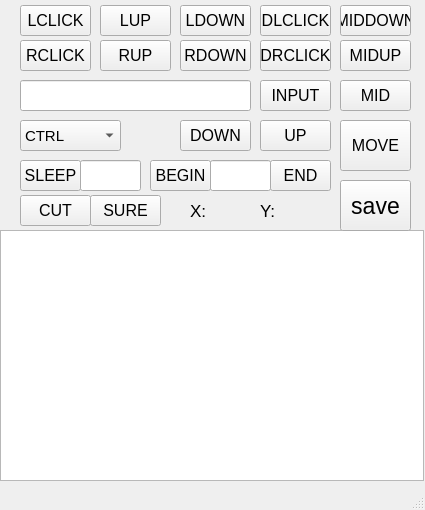
<?xml version="1.0" encoding="UTF-8"?>
<ui version="4.0">
 <class>MainWindow</class>
 <widget class="QMainWindow" name="MainWindow">
  <property name="geometry">
   <rect>
    <x>0</x>
    <y>0</y>
    <width>425</width>
    <height>510</height>
   </rect>
  </property>
  <property name="minimumSize">
   <size>
    <width>425</width>
    <height>510</height>
   </size>
  </property>
  <property name="maximumSize">
   <size>
    <width>425</width>
    <height>510</height>
   </size>
  </property>
  <property name="windowTitle">
   <string>MainWindow</string>
  </property>
  <widget class="QWidget" name="centralWidget">
   <widget class="QPushButton" name="pushButton">
    <property name="geometry">
     <rect>
      <x>20</x>
      <y>5</y>
      <width>71</width>
      <height>31</height>
     </rect>
    </property>
    <property name="font">
     <font>
      <pointsize>12</pointsize>
     </font>
    </property>
    <property name="text">
     <string>LCLICK</string>
    </property>
   </widget>
   <widget class="QPushButton" name="pushButton_2">
    <property name="geometry">
     <rect>
      <x>100</x>
      <y>5</y>
      <width>71</width>
      <height>31</height>
     </rect>
    </property>
    <property name="font">
     <font>
      <pointsize>12</pointsize>
     </font>
    </property>
    <property name="text">
     <string>LUP</string>
    </property>
   </widget>
   <widget class="QPushButton" name="pushButton_3">
    <property name="geometry">
     <rect>
      <x>180</x>
      <y>5</y>
      <width>71</width>
      <height>31</height>
     </rect>
    </property>
    <property name="font">
     <font>
      <pointsize>12</pointsize>
     </font>
    </property>
    <property name="text">
     <string>LDOWN</string>
    </property>
   </widget>
   <widget class="QPushButton" name="pushButton_4">
    <property name="geometry">
     <rect>
      <x>180</x>
      <y>40</y>
      <width>71</width>
      <height>31</height>
     </rect>
    </property>
    <property name="font">
     <font>
      <pointsize>12</pointsize>
     </font>
    </property>
    <property name="text">
     <string>RDOWN</string>
    </property>
   </widget>
   <widget class="QPushButton" name="pushButton_5">
    <property name="geometry">
     <rect>
      <x>20</x>
      <y>40</y>
      <width>71</width>
      <height>31</height>
     </rect>
    </property>
    <property name="font">
     <font>
      <pointsize>12</pointsize>
     </font>
    </property>
    <property name="text">
     <string>RCLICK</string>
    </property>
   </widget>
   <widget class="QPushButton" name="pushButton_6">
    <property name="geometry">
     <rect>
      <x>100</x>
      <y>40</y>
      <width>71</width>
      <height>31</height>
     </rect>
    </property>
    <property name="font">
     <font>
      <pointsize>12</pointsize>
     </font>
    </property>
    <property name="text">
     <string>RUP</string>
    </property>
   </widget>
   <widget class="QPushButton" name="pushButton_7">
    <property name="geometry">
     <rect>
      <x>260</x>
      <y>40</y>
      <width>71</width>
      <height>31</height>
     </rect>
    </property>
    <property name="font">
     <font>
      <pointsize>12</pointsize>
     </font>
    </property>
    <property name="text">
     <string>DRCLICK</string>
    </property>
   </widget>
   <widget class="QPushButton" name="pushButton_8">
    <property name="geometry">
     <rect>
      <x>260</x>
      <y>5</y>
      <width>71</width>
      <height>31</height>
     </rect>
    </property>
    <property name="font">
     <font>
      <pointsize>12</pointsize>
     </font>
    </property>
    <property name="text">
     <string>DLCLICK</string>
    </property>
   </widget>
   <widget class="QPushButton" name="pushButton_9">
    <property name="geometry">
     <rect>
      <x>340</x>
      <y>120</y>
      <width>71</width>
      <height>51</height>
     </rect>
    </property>
    <property name="font">
     <font>
      <pointsize>12</pointsize>
     </font>
    </property>
    <property name="text">
     <string>MOVE</string>
    </property>
   </widget>
   <widget class="QLineEdit" name="lineEdit">
    <property name="geometry">
     <rect>
      <x>20</x>
      <y>80</y>
      <width>231</width>
      <height>31</height>
     </rect>
    </property>
    <property name="font">
     <font>
      <pointsize>12</pointsize>
     </font>
    </property>
   </widget>
   <widget class="QPushButton" name="pushButton_10">
    <property name="geometry">
     <rect>
      <x>260</x>
      <y>80</y>
      <width>71</width>
      <height>31</height>
     </rect>
    </property>
    <property name="font">
     <font>
      <pointsize>12</pointsize>
     </font>
    </property>
    <property name="text">
     <string>INPUT</string>
    </property>
   </widget>
   <widget class="QComboBox" name="choose">
    <property name="geometry">
     <rect>
      <x>20</x>
      <y>120</y>
      <width>101</width>
      <height>31</height>
     </rect>
    </property>
    <property name="font">
     <font>
      <pointsize>11</pointsize>
     </font>
    </property>
    <item>
     <property name="text">
      <string>CTRL</string>
     </property>
    </item>
    <item>
     <property name="text">
      <string>SHIFT</string>
     </property>
    </item>
    <item>
     <property name="text">
      <string>ENTER</string>
     </property>
    </item>
    <item>
     <property name="text">
      <string>TAB</string>
     </property>
    </item>
    <item>
     <property name="text">
      <string>BACKSPACE</string>
     </property>
    </item>
    <item>
     <property name="text">
      <string>ALT</string>
     </property>
    </item>
    <item>
     <property name="text">
      <string>UP</string>
     </property>
    </item>
    <item>
     <property name="text">
      <string>DOWN</string>
     </property>
    </item>
    <item>
     <property name="text">
      <string>LEFT</string>
     </property>
    </item>
    <item>
     <property name="text">
      <string>RIGHT</string>
     </property>
    </item>
    <item>
     <property name="text">
      <string>HOME</string>
     </property>
    </item>
    <item>
     <property name="text">
      <string>PGUP</string>
     </property>
    </item>
    <item>
     <property name="text">
      <string>PGDN</string>
     </property>
    </item>
    <item>
     <property name="text">
      <string>END</string>
     </property>
    </item>
    <item>
     <property name="text">
      <string>CAPSLOCK</string>
     </property>
    </item>
    <item>
     <property name="text">
      <string>DEL</string>
     </property>
    </item>
    <item>
     <property name="text">
      <string>ESC</string>
     </property>
    </item>
    <item>
     <property name="text">
      <string>F1</string>
     </property>
    </item>
    <item>
     <property name="text">
      <string>F2</string>
     </property>
    </item>
    <item>
     <property name="text">
      <string>F3</string>
     </property>
    </item>
    <item>
     <property name="text">
      <string>F4</string>
     </property>
    </item>
    <item>
     <property name="text">
      <string>F5</string>
     </property>
    </item>
    <item>
     <property name="text">
      <string>F6</string>
     </property>
    </item>
    <item>
     <property name="text">
      <string>F7</string>
     </property>
    </item>
    <item>
     <property name="text">
      <string>F8</string>
     </property>
    </item>
    <item>
     <property name="text">
      <string>F9</string>
     </property>
    </item>
    <item>
     <property name="text">
      <string>F10</string>
     </property>
    </item>
    <item>
     <property name="text">
      <string>F11</string>
     </property>
    </item>
    <item>
     <property name="text">
      <string>F12</string>
     </property>
    </item>
   </widget>
   <widget class="QPushButton" name="pushButton_11">
    <property name="geometry">
     <rect>
      <x>180</x>
      <y>120</y>
      <width>71</width>
      <height>31</height>
     </rect>
    </property>
    <property name="font">
     <font>
      <pointsize>12</pointsize>
     </font>
    </property>
    <property name="text">
     <string>DOWN</string>
    </property>
   </widget>
   <widget class="QPushButton" name="pushButton_12">
    <property name="geometry">
     <rect>
      <x>260</x>
      <y>120</y>
      <width>71</width>
      <height>31</height>
     </rect>
    </property>
    <property name="font">
     <font>
      <pointsize>12</pointsize>
     </font>
    </property>
    <property name="text">
     <string>UP</string>
    </property>
   </widget>
   <widget class="QTextEdit" name="textEdit">
    <property name="geometry">
     <rect>
      <x>0</x>
      <y>230</y>
      <width>424</width>
      <height>251</height>
     </rect>
    </property>
    <property name="font">
     <font>
      <pointsize>12</pointsize>
     </font>
    </property>
   </widget>
   <widget class="QPushButton" name="pushButton_15">
    <property name="geometry">
     <rect>
      <x>340</x>
      <y>180</y>
      <width>71</width>
      <height>51</height>
     </rect>
    </property>
    <property name="font">
     <font>
      <pointsize>17</pointsize>
     </font>
    </property>
    <property name="text">
     <string>save</string>
    </property>
   </widget>
   <widget class="QLineEdit" name="line_sleep">
    <property name="geometry">
     <rect>
      <x>80</x>
      <y>160</y>
      <width>61</width>
      <height>31</height>
     </rect>
    </property>
    <property name="font">
     <font>
      <pointsize>12</pointsize>
     </font>
    </property>
   </widget>
   <widget class="QPushButton" name="pushButton_16">
    <property name="geometry">
     <rect>
      <x>20</x>
      <y>160</y>
      <width>61</width>
      <height>31</height>
     </rect>
    </property>
    <property name="font">
     <font>
      <pointsize>12</pointsize>
     </font>
    </property>
    <property name="text">
     <string>SLEEP</string>
    </property>
   </widget>
   <widget class="QPushButton" name="pushButton_17">
    <property name="geometry">
     <rect>
      <x>150</x>
      <y>160</y>
      <width>61</width>
      <height>31</height>
     </rect>
    </property>
    <property name="font">
     <font>
      <pointsize>12</pointsize>
     </font>
    </property>
    <property name="text">
     <string>BEGIN</string>
    </property>
   </widget>
   <widget class="QLineEdit" name="line_circle">
    <property name="geometry">
     <rect>
      <x>210</x>
      <y>160</y>
      <width>61</width>
      <height>31</height>
     </rect>
    </property>
    <property name="font">
     <font>
      <pointsize>12</pointsize>
     </font>
    </property>
   </widget>
   <widget class="QPushButton" name="pushButton_18">
    <property name="geometry">
     <rect>
      <x>270</x>
      <y>160</y>
      <width>61</width>
      <height>31</height>
     </rect>
    </property>
    <property name="font">
     <font>
      <pointsize>12</pointsize>
     </font>
    </property>
    <property name="text">
     <string>END</string>
    </property>
   </widget>
   <widget class="QLabel" name="x_label">
    <property name="geometry">
     <rect>
      <x>190</x>
      <y>200</y>
      <width>61</width>
      <height>21</height>
     </rect>
    </property>
    <property name="font">
     <font>
      <pointsize>13</pointsize>
     </font>
    </property>
    <property name="text">
     <string>X:</string>
    </property>
   </widget>
   <widget class="QLabel" name="y_label">
    <property name="geometry">
     <rect>
      <x>260</x>
      <y>200</y>
      <width>61</width>
      <height>21</height>
     </rect>
    </property>
    <property name="font">
     <font>
      <pointsize>13</pointsize>
     </font>
    </property>
    <property name="text">
     <string>Y:</string>
    </property>
   </widget>
   <widget class="QPushButton" name="pushButton_14">
    <property name="geometry">
     <rect>
      <x>90</x>
      <y>195</y>
      <width>71</width>
      <height>31</height>
     </rect>
    </property>
    <property name="font">
     <font>
      <pointsize>12</pointsize>
     </font>
    </property>
    <property name="text">
     <string>SURE</string>
    </property>
   </widget>
   <widget class="QPushButton" name="pushButton_13">
    <property name="geometry">
     <rect>
      <x>20</x>
      <y>195</y>
      <width>71</width>
      <height>31</height>
     </rect>
    </property>
    <property name="font">
     <font>
      <pointsize>12</pointsize>
     </font>
    </property>
    <property name="text">
     <string>CUT</string>
    </property>
   </widget>
   <widget class="QPushButton" name="middown">
    <property name="geometry">
     <rect>
      <x>340</x>
      <y>5</y>
      <width>71</width>
      <height>31</height>
     </rect>
    </property>
    <property name="font">
     <font>
      <pointsize>12</pointsize>
     </font>
    </property>
    <property name="text">
     <string>MIDDOWN</string>
    </property>
   </widget>
   <widget class="QPushButton" name="midup">
    <property name="geometry">
     <rect>
      <x>340</x>
      <y>40</y>
      <width>71</width>
      <height>31</height>
     </rect>
    </property>
    <property name="font">
     <font>
      <pointsize>12</pointsize>
     </font>
    </property>
    <property name="text">
     <string>MIDUP</string>
    </property>
   </widget>
   <widget class="QPushButton" name="mid">
    <property name="geometry">
     <rect>
      <x>340</x>
      <y>80</y>
      <width>71</width>
      <height>31</height>
     </rect>
    </property>
    <property name="font">
     <font>
      <pointsize>12</pointsize>
     </font>
    </property>
    <property name="text">
     <string>MID</string>
    </property>
   </widget>
  </widget>
  <widget class="QMenuBar" name="menuBar">
   <property name="geometry">
    <rect>
     <x>0</x>
     <y>0</y>
     <width>425</width>
     <height>23</height>
    </rect>
   </property>
  </widget>
  <widget class="QStatusBar" name="statusBar"/>
 </widget>
 <layoutdefault spacing="6" margin="11"/>
 <resources/>
 <connections/>
</ui>
